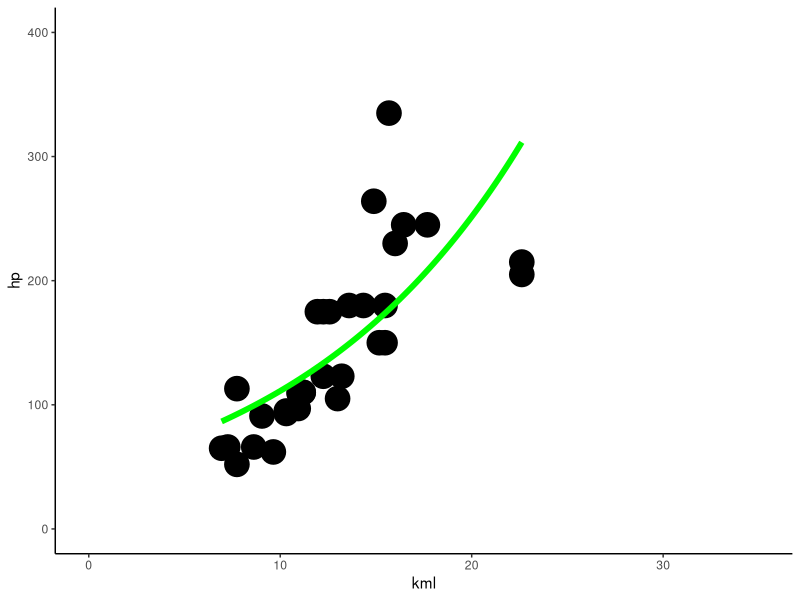
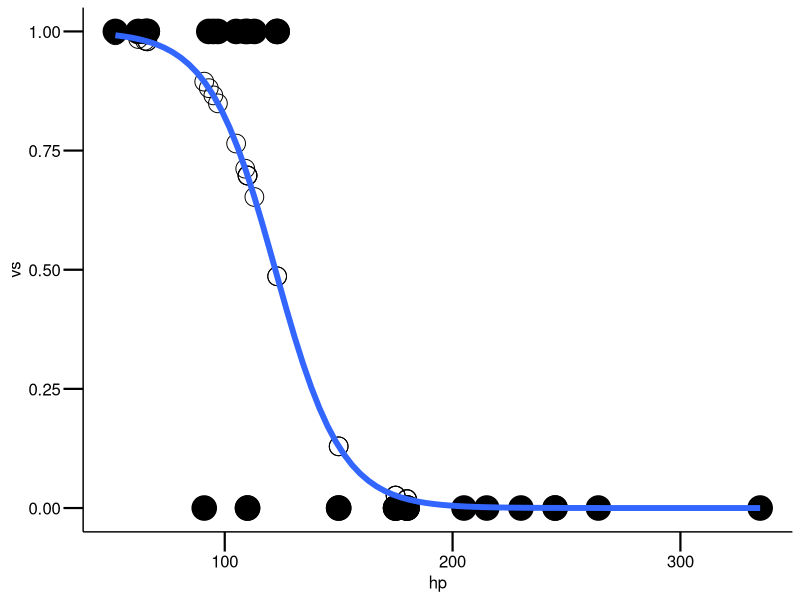
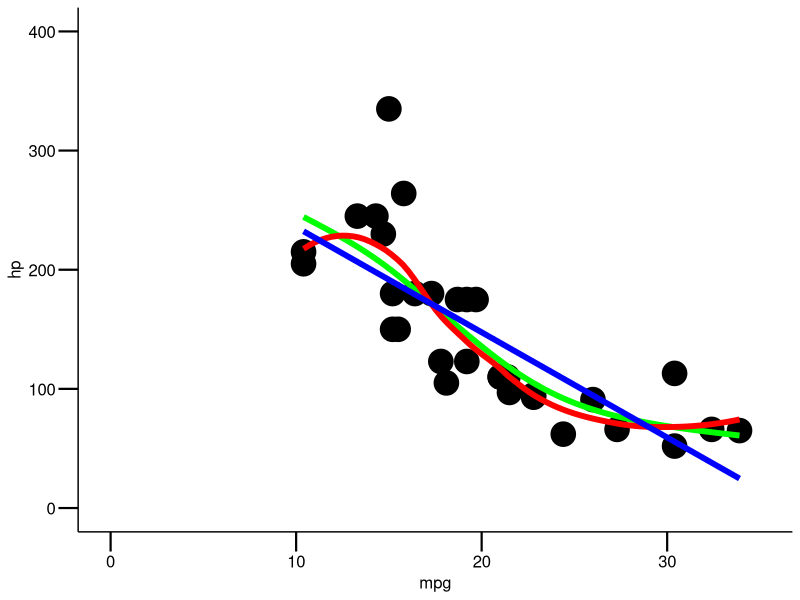
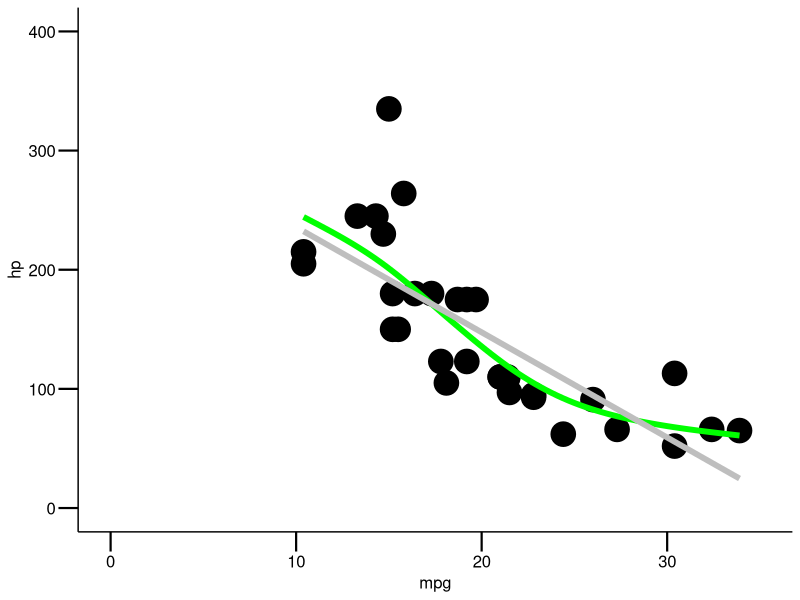

These charts were generated, in order, by the following R code:
## ---- chunk 1
#| include: true

library(tidyverse)

mytheme <- 
  theme_classic() + 
  theme(
    axis.line = element_line(color = "black"), 
    axis.text = element_text(size = 12, color = "black"), 
    axis.title = element_text(size = 12, color = "black"), 
    axis.ticks = element_line(size = .75, color = "black"), 
    axis.ticks.length = unit(.5, "cm")
    )
## ---- chunk 2
############
# quasipoisson regression
############

cars <- mtcars |> 
   mutate(kml = (235.214583/mpg))

glm.poisson <- glm(hp ~ kml, data = cars, family = "poisson")

summary(glm.poisson) # klare overdisperion

# deshalb quasipoisson
glm.quasipoisson <- glm(hp ~ kml, data = cars, family = quasipoisson(link = log))

summary(glm.quasipoisson)

# visualisiere
ggplot2::ggplot(cars, aes(x = kml, y = hp)) + 
    geom_point(size = 8) + 
    geom_smooth(method = "glm", method.args = list(family = "poisson"), se = F,
                color = "green", size = 2) + 
    scale_x_continuous(limits = c(0,35)) + 
    scale_y_continuous(limits = c(0,400)) + 
    theme_classic()

#Rücktransformation meines Outputs für ein besseres Verständnis
glm.quasi.back <- exp(coef(glm.quasipoisson))

#für ein schönes ergebnis
glm.quasi.back |>
  broom::tidy() |> 
  knitr::kable(digits = 3)

#for more infos, also for posthoc tests
#here: https://rcompanion.org/handbook/J_01.html
## ---- chunk 3
############
# logistische regression
############
cars <- mtcars

# erstelle das modell
glm.binar <- glm(vs ~ hp, data = cars, family = binomial(link = logit)) 

#achtung Model gibt Koeffizienten als logit() zurück
summary(glm.binar)

# überprüfe das modell
cars$predicted <- predict(glm.binar, type = "response")

# visualisiere
ggplot(cars, aes(x = hp, y = vs)) +    
    geom_point(size = 8) +
    geom_point(aes(y = predicted), shape  = 1, size = 6) +
    guides(color = "none") +
    geom_smooth(method = "glm", method.args = list(family = 'binomial'), 
                se = FALSE,
                size = 2) +
    # geom_smooth(method = "lm", color = "red", se = FALSE) +
    mytheme

#Modeldiagnostik (wenn nicht signifikant, dann OK)
1 - pchisq(glm.binar$deviance,glm.binar$df.resid)  

#Modellgüte (pseudo-R²)
1 - (glm.binar$dev / glm.binar$null)  

#Steilheit der Beziehung (relative Änderung der odds von x + 1 vs. x)
exp(glm.binar$coefficients[2])

#LD50 (wieso negativ: weil zweiter koeffizient negative steigung hat)
abs(glm.binar$coefficients[1]/glm.binar$coefficients[2])

# kreuztabelle (confusion matrix): fasse die ergebnisse aus predict und 
# "gegebenheiten, realität" zusammen
tab1 <- table(cars$predicted>.5, cars$vs)
dimnames(tab1) <- list(c("M:S-type","M:V-type"), c("T:S-type", "T:V-type"))
tab1 

prop.table(tab1, 2) 
#was könnt ihr daraus ablesen? Ist unser Modell genau?

# Funktion die die logits in Wahrscheinlichkeiten transformiert
# mehr infos hier: https://sebastiansauer.github.io/convert_logit2prob/
# dies ist interessant, falls ihr mal ein kategorialer Prädiktor habt
logit2prob <- function(logit){
  odds <- exp(logit)
  prob <- odds / (1 + odds)
  return(prob)
}
## ---- chunk 4
###########
# LOESS & GAM
###########

ggplot2::ggplot(mtcars, aes(x = mpg, y = hp)) + 
  geom_point(size = 8) + 
  geom_smooth(method = "gam", se = F, color = "green", size = 2, formula = y ~ s(x, bs = "cs")) + 
  geom_smooth(method = "loess", se = F, color = "red", size = 2) + 
  geom_smooth(method = "glm", size = 2, color = "blue", se = F) + 
  scale_x_continuous(limits = c(0,35)) + 
    scale_y_continuous(limits = c(0,400)) + 
    mytheme

ggplot2::ggplot(mtcars, aes(x = mpg, y = hp)) + 
  geom_point(size = 8) + 
  geom_smooth(method = "gam", se = F, color = "green", size = 2, formula = y ~ s(x, bs = "cs")) + 
    # geom_smooth(method = "loess", se = F, color = "red", size = 2) + 
  geom_smooth(method = "glm", size = 2, color = "grey", se = F) + 
  scale_x_continuous(limits = c(0,35)) + 
  scale_y_continuous(limits = c(0,400)) + 
  mytheme
